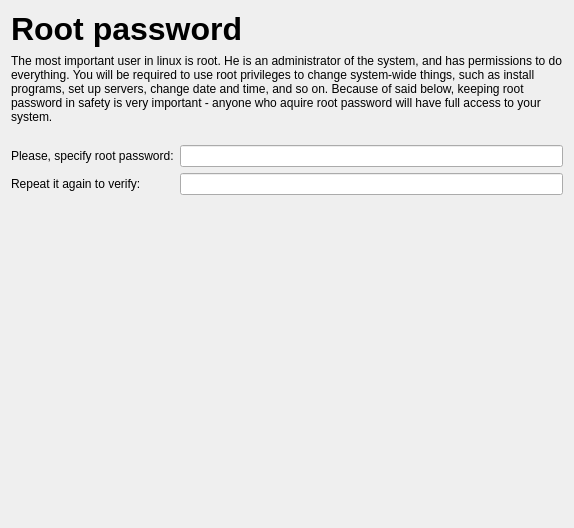
      <widget class="QWidget" name="rootPasswordPage">
       <layout class="QVBoxLayout" name="verticalLayout_12">
        <item>
         <layout class="QHBoxLayout" name="horizontalLayout_40">
          <item>
           <widget class="QLabel" name="label_16">
            <property name="text">
             <string>&lt;!DOCTYPE HTML PUBLIC &quot;-//W3C//DTD HTML 4.0//EN&quot; &quot;http://www.w3.org/TR/REC-html40/strict.dtd&quot;&gt;
&lt;html&gt;&lt;head&gt;&lt;meta name=&quot;qrichtext&quot; content=&quot;1&quot; /&gt;&lt;style type=&quot;text/css&quot;&gt;
p, li { white-space: pre-wrap; }
&lt;/style&gt;&lt;/head&gt;&lt;body style=&quot; font-family:'Droid Sans'; font-size:10pt; font-weight:400; font-style:normal;&quot;&gt;
&lt;p style=&quot; margin-top:0px; margin-bottom:0px; margin-left:0px; margin-right:0px; -qt-block-indent:0; text-indent:0px;&quot;&gt;&lt;span style=&quot; font-family:'Tahoma'; font-size:24pt; font-weight:600;&quot;&gt;Root password&lt;/span&gt;&lt;/p&gt;&lt;/body&gt;&lt;/html&gt;</string>
            </property>
            <property name="wordWrap">
             <bool>false</bool>
            </property>
           </widget>
          </item>
          <item>
           <spacer name="horizontalSpacer_28">
            <property name="orientation">
             <enum>Qt::Horizontal</enum>
            </property>
            <property name="sizeHint" stdset="0">
             <size>
              <width>40</width>
              <height>20</height>
             </size>
            </property>
           </spacer>
          </item>
          <item>
           <layout class="QVBoxLayout" name="verticalLayout_36">
            <item>
             <spacer name="verticalSpacer_34">
              <property name="orientation">
               <enum>Qt::Vertical</enum>
              </property>
              <property name="sizeType">
               <enum>QSizePolicy::Fixed</enum>
              </property>
              <property name="sizeHint" stdset="0">
               <size>
                <width>20</width>
                <height>9</height>
               </size>
              </property>
             </spacer>
            </item>
            <item>
             <widget class="QLabel" name="label_51">
              <property name="text">
               <string/>
              </property>
              <property name="pixmap">
               <pixmap resource="mainwindow.qrc">:/setupRoots/icons/agilia_installer_head.png</pixmap>
              </property>
             </widget>
            </item>
           </layout>
          </item>
         </layout>
        </item>
        <item>
         <widget class="QLabel" name="label_50">
          <property name="text">
           <string>The most important user in linux is root. He is an administrator of the system, and has permissions to do everything. You will be required to use root privileges to change system-wide things, such as install programs, set up servers, change date and time, and so on. Because of said below, keeping root password in safety is very important - anyone who aquire root password will have full access to your system.</string>
          </property>
          <property name="wordWrap">
           <bool>true</bool>
          </property>
         </widget>
        </item>
        <item>
         <spacer name="verticalSpacer_15">
          <property name="orientation">
           <enum>Qt::Vertical</enum>
          </property>
          <property name="sizeType">
           <enum>QSizePolicy::Fixed</enum>
          </property>
          <property name="sizeHint" stdset="0">
           <size>
            <width>20</width>
            <height>15</height>
           </size>
          </property>
         </spacer>
        </item>
        <item>
         <layout class="QHBoxLayout" name="horizontalLayout_23">
          <item>
           <layout class="QGridLayout" name="gridLayout">
            <item row="0" column="0">
             <widget class="QLabel" name="label_17">
              <property name="text">
               <string>Please, specify root password:</string>
              </property>
             </widget>
            </item>
            <item row="0" column="1">
             <widget class="QLineEdit" name="rootPasswordEdit">
              <property name="echoMode">
               <enum>QLineEdit::Password</enum>
              </property>
             </widget>
            </item>
            <item row="1" column="0">
             <widget class="QLabel" name="label_18">
              <property name="text">
               <string>Repeat it again to verify:</string>
              </property>
             </widget>
            </item>
            <item row="1" column="1">
             <widget class="QLineEdit" name="rootPasswordVerifyEdit">
              <property name="inputMethodHints">
               <set>Qt::ImhHiddenText</set>
              </property>
              <property name="inputMask">
               <string/>
              </property>
              <property name="echoMode">
               <enum>QLineEdit::Password</enum>
              </property>
             </widget>
            </item>
           </layout>
          </item>
         </layout>
        </item>
        <item>
         <spacer name="verticalSpacer_9">
          <property name="orientation">
           <enum>Qt::Vertical</enum>
          </property>
          <property name="sizeHint" stdset="0">
           <size>
            <width>20</width>
            <height>322</height>
           </size>
          </property>
         </spacer>
        </item>
       </layout>
      </widget>
